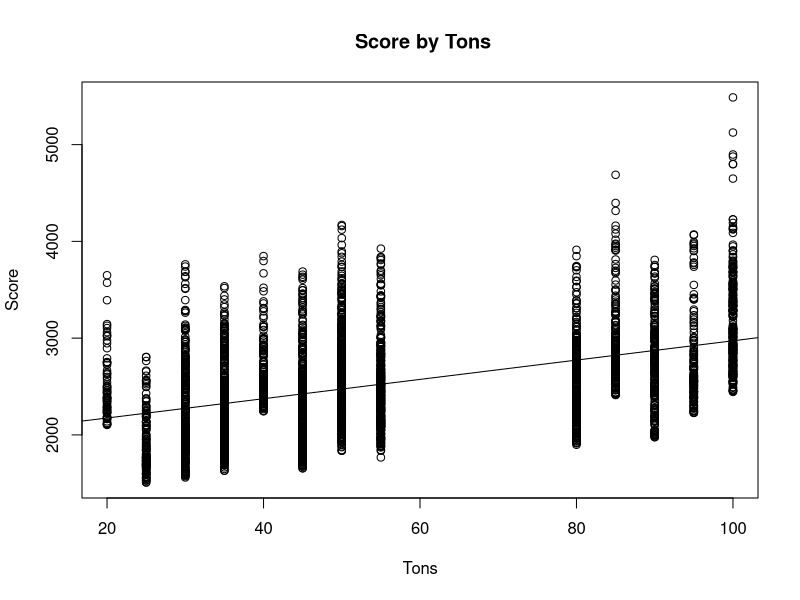
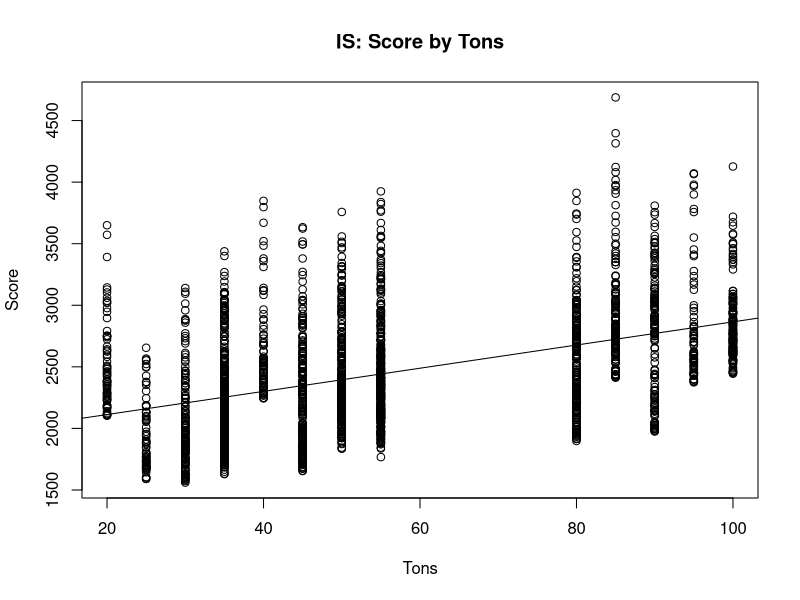
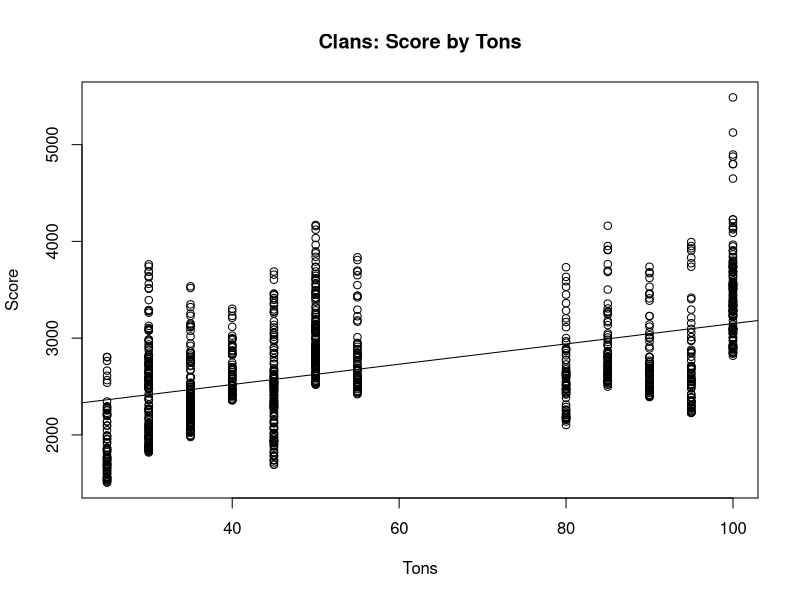

Write the R code that produced these figures, in order.
dfLB <- read.csv("LeaderBoards.csv")
dfFull <- dfLB
dfIS <- dfLB[dfLB$ISCL == 'IS',]
dfClan <- dfLB[dfLB$ISCL == 'Clan',]
dfLight <- dfLB[dfLB$Class == 'Light',]
dfMedium <- dfLB[dfLB$Class == 'Medium',]
dfAssault <- dfLB[dfLB$Class == 'Assault',]

# full DS

lmF_ISCL_Tons  <- lm(Score ~ ISCL + Tons, dfFull)
summary(lmF_ISCL_Tons)

lmF_Tons <- lm(Score ~ Tons, dfFull)
summary(lmF_Tons)
plot(dfFull$Tons, dfFull$Score, main=" Score by Tons", xlab="Tons", ylab="Score")
abline(lm(dfFull$Score~dfFull$Tons))

lmf_ISCL <- lm(Score ~ ISCL, dfFull)
summary(lmf_ISCL)

fit_ISCL_Tons <- aov(Score ~ ISCL*Tons, data=dfFull)
summary(fit_ISCL_Tons)

# IS only
lmIS <- lm(Score ~ Tons, dfIS)
summary(lmIS)
plot(dfIS$Tons, dfIS$Score, main="IS: Score by Tons", xlab="Tons", ylab="Score")
abline(lm(dfIS$Score~dfIS$Tons))


# Clan only
lmClan <- lm(Score ~ Tons, dfClan)
summary(lmClan)
plot(dfClan$Tons, dfClan$Score, main="Clans: Score by Tons", xlab="Tons", ylab="Score")
abline(lm(dfClan$Score~dfClan$Tons))



# predit Full with IS vs Clan
dfFull_ISCL_Tons <- dfFull
dfFull_ISCL_Tons$predAll <- predict(lmF_ISCL_Tons)
dfFull_ISCL_Tons$residAll <- dfFull_ISCL_Tons$Score - dfFull_ISCL_Tons$predAll
mech_mean_ISCL_Tons <- aggregate(. ~ Mech, dfFull_ISCL_Tons, function(Score) c(mean = mean(Score)))
resid_mean_ISCL_Tons <- aggregate(. ~ Mech, dfFull_ISCL_Tons, function(residAll) c(mean = mean(residAll)))
resid_median_ISCL_Tons <- aggregate(. ~ Mech, dfFull_ISCL_Tons, function(residAll) c(median = median(residAll)))
dfResults_ISCL_Tons <- mech_mean_ISCL_Tons[,c("Mech","Score")]
dfResults_ISCL_Tons$pred <- resid_mean_ISCL_Tons$predAll
dfResults_ISCL_Tons$mean_resid <- resid_mean_ISCL_Tons$residAll
dfResults_ISCL_Tons$median_resid <- resid_median_ISCL_Tons$residAll
write.csv(dfResults_ISCL_Tons, file="results_full_ISCL_Tons.csv")


# predit Full with IS vs Clan
dfFull_Tons <- dfFull
dfFull_Tons$predAll <- predict(lmF_Tons)
dfFull_Tons$residAll <- dfFull_Tons$Score - dfFull_Tons$predAll
mech_mean_Tons <- aggregate(. ~ Mech, dfFull_Tons, function(Score) c(mean = mean(Score)))
resid_mean_Tons <- aggregate(. ~ Mech, dfFull_Tons, function(residAll) c(mean = mean(residAll)))
resid_median_Tons <- aggregate(. ~ Mech, dfFull_Tons, function(residAll) c(median = median(residAll)))
dfResults_Tons <- mech_mean_Tons[,c("Mech","Score")]
dfResults_Tons$pred <- resid_mean_Tons$predAll
dfResults_Tons$mean_resid <- resid_mean_Tons$residAll
dfResults_Tons$median_resid <- resid_median_Tons$residAll
write.csv(dfResults_Tons, file="results_full_tons.csv")








#########################################
# # normality
# dfLocust <- dfLB[dfLB$Mech == 'Locust',]
# hist(dfLocust$Score)
# shapiro.test(dfLocust$Score)

